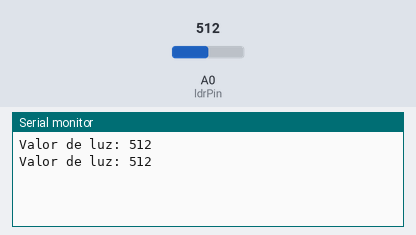
A sketch run on a simulated Arduino Uno, built with avr-gcc and run on an emulated ATmega328P. On the bench: the last lines printed to the serial monitor. The inputs (shaded band) are chosen by the test bench; at power-on: A0 (ldrPin) = 512.

Above: at 1.8 s.
1.9 s: A0 (ldrPin) set to 716
At 2.8 s:
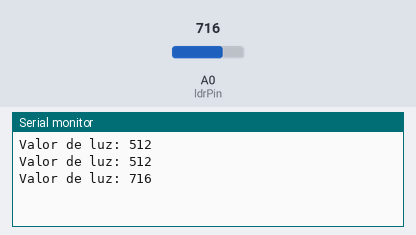
3.4 s: A0 (ldrPin) set to 900
At 4.5 s:
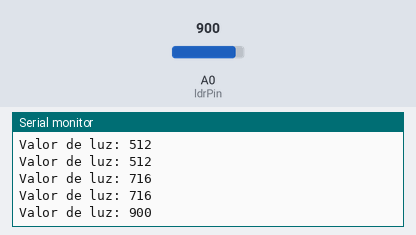
Timing chart, 0 to 6.4 s (numbered marks = the images above; inputs shaded):
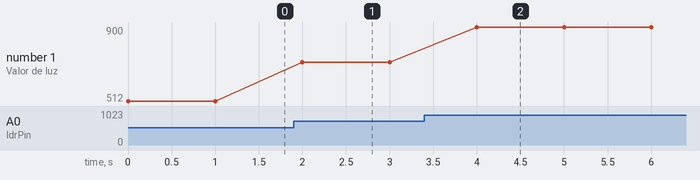

Measured:
- after the input at 1.9 s, the serial monitor: prints a new line after 0.10 s (image 1)
- after the input at 3.4 s, the serial monitor: prints a new line after 0.60 s (image 2)
- plotted number 1: 512 → 716 after the input at 1.9 s, 716 → 900 after the input at 3.4 s

The sketch:

codigo_ldr_medicion_basica.ino
```cpp
// Medición básica de luz con LDR (fotoresistor)
const int ldrPin = A0; // Pin donde está conectado el LDR

void setup() {
  Serial.begin(9600);
}

void loop() {
  int valorLuz = analogRead(ldrPin); // Leer el valor del LDR
  Serial.print("Valor de luz: ");
  Serial.println(valorLuz);
  delay(1000); // Esperar entre mediciones
}
```
